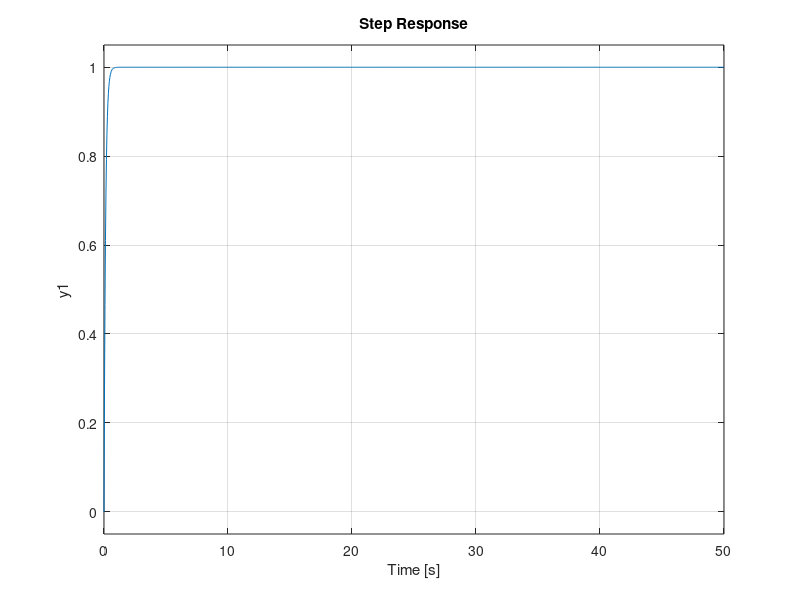

The MATLAB source for this figure:
clearvars 
M = 0.5; % masa wozka
m = 0.2; % masa wahadla
b = 0.1; % wspolczynnik tarcia wozka

M = m + M;
s = tf('s');
K = 1 / (M * s^2 + b * s);

Kp = 0.8;
Td = 7;
R = Kp * (1 + Td * s);

step(R * K / (1 + R * K));